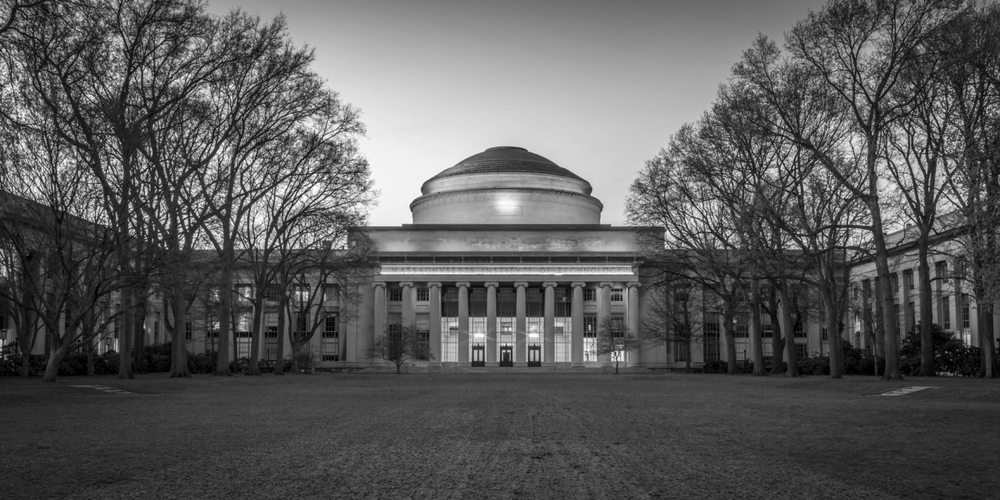
#> input picture 6.0001 Psets/1_ps5/hidden1.bmp, 1000 x 500 px, shrunk from 2000 x 1000 before the run
$ python ps5.py
#> lines starting #> are read from the running program, lines starting #| are printed output that depends on the picture
#> in reveal_image, im is the input picture: PIL image 1000x500 L; min 0, max 255, mean 90.9
"""
# Problem Set 5
# Name:
# Collaborators:
# Time:
"""
from PIL import Image
import numpy

# [38 lines left out: functions make_matrix, matrix_multiply, not called in this run]


def img_to_pix(filename):
    """
    Takes a filename (must be inputted as a string
    with proper file attachment ex: .jpg, .png)
    and converts to a list of representing pixels.

    For RGB images, each pixel is a tuple containing (R,G,B) values.
    For BW images, each pixel is an integer.

    # Note: Don't worry about determining if an image is RGB or BW.
            The PIL library functions you use will return the
            correct pixel values for either image mode.

    Returns the list of pixels.

    Inputs:
        filename: string representing an image file, such as 'lenna.jpg'
        returns: list of pixel values
                 in form (R,G,B) such as [(0,0,0),(255,255,255),(38,29,58)...] for RGB image
                 in form L such as [60,66,72...] for BW image
    """
    return list(Image.open(filename, "r").getdata())

def pix_to_img(pixels, size, mode):
    """
    Creates an Image object from a inputted set of RGB tuples.

    Inputs:
        pixels: a list of pixels such as the output of
                img_to_pixels.
        size: a tuple of (width,height) representing
              the dimensions of the desired image. Assume
              that size is a valid input such that
              size[0] * size[1] == len(pixels).
        mode: 'RGB' or 'L' to indicate an RGB image or a
              BW image, respectively
    returns:
        img: Image object made from list of pixels
    """
    f = Image.new(mode, size)
    f.putdata(pixels)
    return f


# [16 lines left out: function filter, not called in this run]


def extract_end_bits(num_bits, pixel):
    """
    Extracts the last num_bits bits of each value of a given pixel.

    example for BW pixel:
        num_bits = 5
        pixel = 214

        214 in binary is 11010110.
        The last 5 bits of 11010110 are 10110.
                              ^^^^^
        The integer representation of 10110 is 22, so we return 22.

    example for RBG pixel:
        num_bits = 2
        pixel = (214, 17, 8)

        last 3 bits of 214 = 110 --> 6
        last 3 bits of 17 = 001 --> 1
        last 3 bits of 8 = 000 --> 0

        so we return (6,1,0)

    Inputs:
        num_bits: the number of bits to extract
        pixel: an integer between 0 and 255, or a tuple of RGB values between 0 and 255

    Returns:
        The last num_bits bits of pixel, as an integer (BW) or tuple of integers (RGB).
    """
    if type(pixel) == int:
        n = 2**num_bits
        return pixel % n
    else:
        return tuple(extract_end_bits(num_bits, k) for k in pixel)


def reveal_bw_image(filename):
    """
    Extracts the single LSB for each pixel in the BW input image.
    Inputs:
        filename: string, input BW file to be processed
    Returns:
        result: an Image object containing the hidden image
    """
#> called with filename = 'hidden1.bmp'
    # [5 lines of commented-out code are left out]
    f = Image.open(filename)
    l = img_to_pix(filename)
#> l = 500000 items
    for x in range(len(l)):
        l[x] = 255*extract_end_bits(1, l[x])
    return pix_to_img(l, f.size, "L")
#> in pix_to_img, `f = Image.new(mode, size)`: f: PIL image 1000x500 L; every value is 0
#> in pix_to_img, `f.putdata(pixels)`:
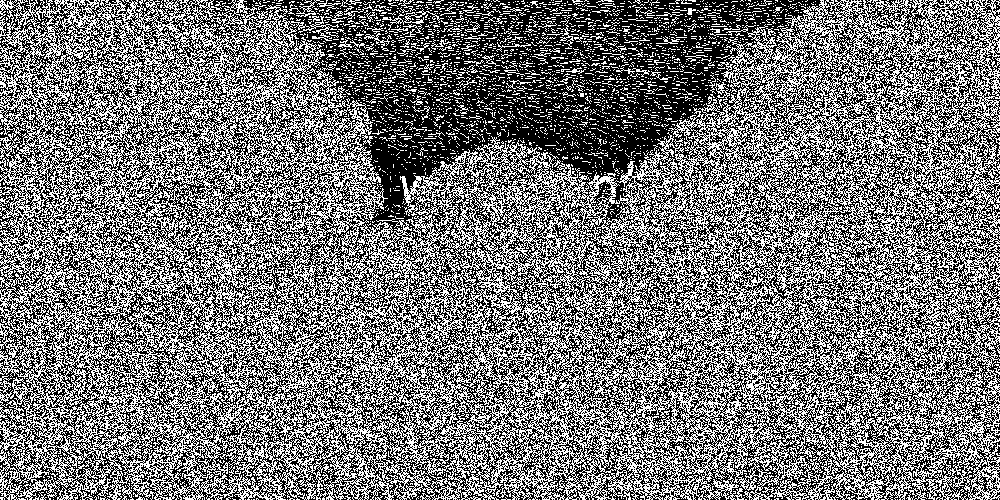
#> f: PIL image 1000x500 L; 46.4% white in thin lines or dots
#> call 2 of reveal_image, with filename = 'hidden2.bmp'
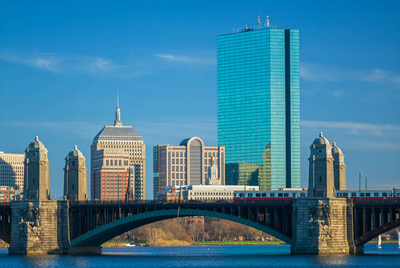
#> input picture 6.0001 Psets/1_ps5/hidden2.bmp, 400 x 268 px, shrunk from 800 x 535 before the run
#> in reveal_image, im is the input picture: PIL image 400x268 RGB; mean R, G, B 61.7, 123.3, 150.5

def reveal_color_image(filename):
    """
    Extracts the 2 LSBs for each pixel in the RGB input image.
    Inputs:
        filename: string, input RGB file to be processed
    Returns:
        result: an Image object containing the hidden image
    """
#> called with filename = 'hidden2.bmp'
    # [5 lines of commented-out code are left out]
    f = Image.open(filename)
    l = img_to_pix(filename)
#> l = 107200 items
    for x in range(len(l)):
        l[x] = tuple(255//3*k for k in extract_end_bits(2, l[x]))
    return pix_to_img(l, f.size, "RGB")
#> call 2 of pix_to_img, with size = (400, 268), mode = 'RGB'
#> in pix_to_img (call 2), `f = Image.new(mode, size)`: f: PIL image 400x268 RGB; every value is 0
#> in pix_to_img (call 2), `f.putdata(pixels)`:
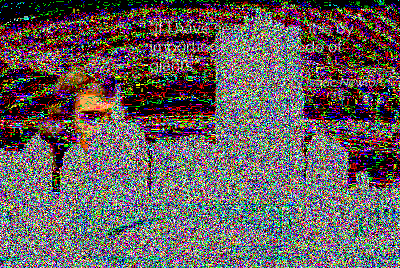
#> f: PIL image 400x268 RGB; mean R, G, B 102.4, 93.6, 93.3

def reveal_image(filename):
    """
    Extracts the single LSB (for a BW image) or the 2 LSBs (for a
    color image) for each pixel in the input image. Hint: you can
    use a function to determine the mode of the input image (BW or
    RGB) and then use this mode to determine how to process the image.
    Inputs:
        filename: string, input BW or RGB file to be processed
    Returns:
        result: an Image object containing the hidden image
    """
    im = Image.open(filename)
    if im.mode == '1' or im.mode == 'L':
        return(reveal_bw_image(filename))
    elif im.mode == 'RGB':
        return(reveal_color_image(filename))
    else:
        raise Exception("Invalid mode %s" % im.mode)


def main():

    # [15 lines of commented-out code are left out]

    im = reveal_image('hidden1.bmp')
    im.show()

    im2 = reveal_image('hidden2.bmp')
    im2.show()


if __name__ == '__main__':
    main()
